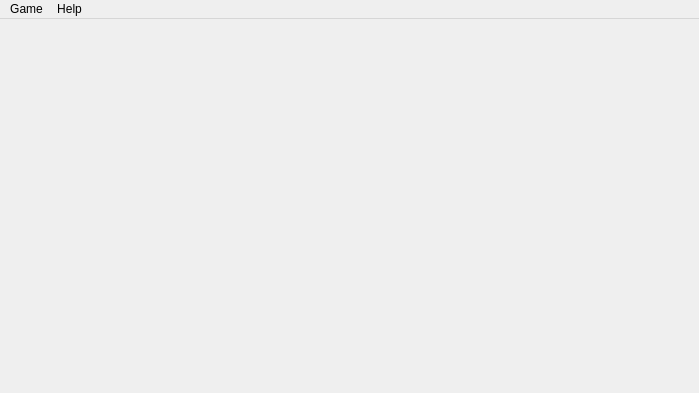
<?xml version="1.0" encoding="UTF-8"?>
<ui version="4.0">
 <class>MainWindow</class>
 <widget class="QMainWindow" name="MainWindow">
  <property name="geometry">
   <rect>
    <x>0</x>
    <y>0</y>
    <width>699</width>
    <height>393</height>
   </rect>
  </property>
  <property name="windowTitle">
   <string>QLink</string>
  </property>
  <widget class="QWidget" name="centralwidget"/>
  <widget class="QMenuBar" name="menubar">
   <property name="geometry">
    <rect>
     <x>0</x>
     <y>0</y>
     <width>699</width>
     <height>35</height>
    </rect>
   </property>
   <widget class="QMenu" name="menuQLink">
    <property name="title">
     <string>Game</string>
    </property>
    <addaction name="actionNew"/>
    <addaction name="actionLoad"/>
    <addaction name="actionSave"/>
   </widget>
   <widget class="QMenu" name="menuHelp">
    <property name="title">
     <string>Help</string>
    </property>
    <addaction name="actionKeys"/>
   </widget>
   <addaction name="menuQLink"/>
   <addaction name="menuHelp"/>
  </widget>
  <action name="actionNew">
   <property name="text">
    <string>New</string>
   </property>
  </action>
  <action name="actionSave">
   <property name="text">
    <string>Save</string>
   </property>
  </action>
  <action name="actionLoad">
   <property name="text">
    <string>Load</string>
   </property>
  </action>
  <action name="actionKeys">
   <property name="text">
    <string>Keys</string>
   </property>
  </action>
 </widget>
 <resources/>
 <connections/>
</ui>
